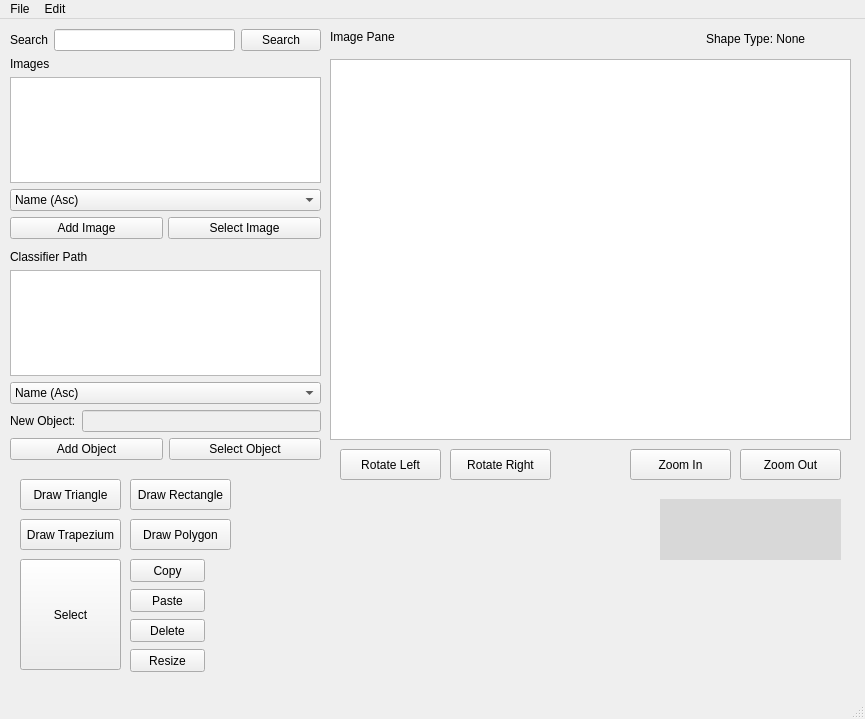
<?xml version="1.0" encoding="UTF-8"?>
<ui version="4.0">
 <class>MainWindow</class>
 <widget class="QMainWindow" name="MainWindow">
  <property name="geometry">
   <rect>
    <x>0</x>
    <y>0</y>
    <width>865</width>
    <height>719</height>
   </rect>
  </property>
  <property name="windowTitle">
   <string>MainWindow</string>
  </property>
  <widget class="QWidget" name="centralwidget">
   <widget class="matDisplay" name="graphicsView">
    <property name="geometry">
     <rect>
      <x>330</x>
      <y>40</y>
      <width>521</width>
      <height>381</height>
     </rect>
    </property>
   </widget>
   <widget class="QPushButton" name="ZoomInButton">
    <property name="geometry">
     <rect>
      <x>630</x>
      <y>430</y>
      <width>101</width>
      <height>31</height>
     </rect>
    </property>
    <property name="text">
     <string>Zoom In</string>
    </property>
   </widget>
   <widget class="QPushButton" name="ZoomOutButton">
    <property name="geometry">
     <rect>
      <x>740</x>
      <y>430</y>
      <width>101</width>
      <height>31</height>
     </rect>
    </property>
    <property name="text">
     <string>Zoom Out</string>
    </property>
   </widget>
   <widget class="QPushButton" name="DrawTriangleButton">
    <property name="geometry">
     <rect>
      <x>20</x>
      <y>460</y>
      <width>101</width>
      <height>31</height>
     </rect>
    </property>
    <property name="text">
     <string>Draw Triangle</string>
    </property>
    <property name="checkable">
     <bool>true</bool>
    </property>
   </widget>
   <widget class="QPushButton" name="DrawRectButton">
    <property name="geometry">
     <rect>
      <x>130</x>
      <y>460</y>
      <width>101</width>
      <height>31</height>
     </rect>
    </property>
    <property name="text">
     <string>Draw Rectangle</string>
    </property>
    <property name="checkable">
     <bool>true</bool>
    </property>
   </widget>
   <widget class="QPushButton" name="DrawTrapButton">
    <property name="geometry">
     <rect>
      <x>20</x>
      <y>500</y>
      <width>101</width>
      <height>31</height>
     </rect>
    </property>
    <property name="text">
     <string>Draw Trapezium</string>
    </property>
    <property name="checkable">
     <bool>true</bool>
    </property>
   </widget>
   <widget class="QPushButton" name="DrawPolyButton">
    <property name="geometry">
     <rect>
      <x>130</x>
      <y>500</y>
      <width>101</width>
      <height>31</height>
     </rect>
    </property>
    <property name="text">
     <string>Draw Polygon</string>
    </property>
    <property name="checkable">
     <bool>true</bool>
    </property>
   </widget>
   <widget class="QLabel" name="label_3">
    <property name="geometry">
     <rect>
      <x>330</x>
      <y>10</y>
      <width>111</width>
      <height>16</height>
     </rect>
    </property>
    <property name="text">
     <string>Image Pane</string>
    </property>
   </widget>
   <widget class="QPushButton" name="RotateLButton">
    <property name="geometry">
     <rect>
      <x>340</x>
      <y>430</y>
      <width>101</width>
      <height>31</height>
     </rect>
    </property>
    <property name="text">
     <string>Rotate Left</string>
    </property>
   </widget>
   <widget class="QPushButton" name="RotateRButton">
    <property name="geometry">
     <rect>
      <x>450</x>
      <y>430</y>
      <width>101</width>
      <height>31</height>
     </rect>
    </property>
    <property name="text">
     <string>Rotate Right</string>
    </property>
   </widget>
   <widget class="QWidget" name="verticalLayoutWidget">
    <property name="geometry">
     <rect>
      <x>10</x>
      <y>10</y>
      <width>311</width>
      <height>431</height>
     </rect>
    </property>
    <layout class="QVBoxLayout" name="verticalLayout">
     <item>
      <layout class="QHBoxLayout" name="newClassLayout_3">
       <item>
        <widget class="QLabel" name="newClass_3">
         <property name="enabled">
          <bool>true</bool>
         </property>
         <property name="text">
          <string>Search</string>
         </property>
        </widget>
       </item>
       <item>
        <widget class="QLineEdit" name="ImageSearchLine"/>
       </item>
       <item>
        <widget class="QPushButton" name="ImageSearchButton">
         <property name="text">
          <string>Search</string>
         </property>
        </widget>
       </item>
      </layout>
     </item>
     <item>
      <widget class="QLabel" name="ImagesLabel">
       <property name="text">
        <string>Images</string>
       </property>
      </widget>
     </item>
     <item>
      <widget class="QListWidget" name="ImagesWindow"/>
     </item>
     <item>
      <widget class="QComboBox" name="sortImageBy">
       <item>
        <property name="text">
         <string>Name (Asc)</string>
        </property>
       </item>
       <item>
        <property name="text">
         <string>Name (Desc)</string>
        </property>
       </item>
       <item>
        <property name="text">
         <string>Date (Asc)</string>
        </property>
       </item>
       <item>
        <property name="text">
         <string>Date (Desc)</string>
        </property>
       </item>
      </widget>
     </item>
     <item>
      <layout class="QHBoxLayout" name="horizontalLayout">
       <property name="spacing">
        <number>5</number>
       </property>
       <property name="bottomMargin">
        <number>5</number>
       </property>
       <item>
        <widget class="QPushButton" name="AddImageButton">
         <property name="text">
          <string>Add Image</string>
         </property>
        </widget>
       </item>
       <item>
        <widget class="QPushButton" name="selectImage">
         <property name="text">
          <string>Select Image</string>
         </property>
        </widget>
       </item>
      </layout>
     </item>
     <item>
      <widget class="QLabel" name="ClassLabel">
       <property name="text">
        <string>Classifier Path</string>
       </property>
      </widget>
     </item>
     <item>
      <widget class="QListWidget" name="ClassWindow"/>
     </item>
     <item>
      <widget class="QComboBox" name="sortClassBy">
       <item>
        <property name="text">
         <string>Name (Asc)</string>
        </property>
       </item>
       <item>
        <property name="text">
         <string>Name (Desc)</string>
        </property>
       </item>
      </widget>
     </item>
     <item>
      <layout class="QHBoxLayout" name="newClassLayout">
       <item>
        <widget class="QLabel" name="newClass">
         <property name="enabled">
          <bool>true</bool>
         </property>
         <property name="text">
          <string>New Object:</string>
         </property>
        </widget>
       </item>
       <item>
        <widget class="QLineEdit" name="newClassLineEdit">
         <property name="enabled">
          <bool>false</bool>
         </property>
        </widget>
       </item>
      </layout>
     </item>
     <item>
      <layout class="QHBoxLayout" name="horizontalLayout_2">
       <item>
        <widget class="QPushButton" name="addClassButton">
         <property name="text">
          <string>Add Object</string>
         </property>
        </widget>
       </item>
       <item>
        <widget class="QPushButton" name="selectClassButton">
         <property name="text">
          <string>Select Object</string>
         </property>
        </widget>
       </item>
      </layout>
     </item>
    </layout>
   </widget>
   <widget class="QLabel" name="mouse_position_label">
    <property name="geometry">
     <rect>
      <x>660</x>
      <y>480</y>
      <width>181</width>
      <height>61</height>
     </rect>
    </property>
    <property name="styleSheet">
     <string notr="true">background-color: rgb(216, 216, 216);</string>
    </property>
    <property name="text">
     <string/>
    </property>
   </widget>
   <widget class="QPushButton" name="pasteShape">
    <property name="geometry">
     <rect>
      <x>130</x>
      <y>570</y>
      <width>75</width>
      <height>23</height>
     </rect>
    </property>
    <property name="text">
     <string>Paste</string>
    </property>
   </widget>
   <widget class="QPushButton" name="copyShape">
    <property name="geometry">
     <rect>
      <x>130</x>
      <y>540</y>
      <width>75</width>
      <height>23</height>
     </rect>
    </property>
    <property name="text">
     <string>Copy</string>
    </property>
   </widget>
   <widget class="QPushButton" name="deleteShape">
    <property name="geometry">
     <rect>
      <x>130</x>
      <y>600</y>
      <width>75</width>
      <height>23</height>
     </rect>
    </property>
    <property name="text">
     <string>Delete</string>
    </property>
   </widget>
   <widget class="QPushButton" name="resizeShape">
    <property name="geometry">
     <rect>
      <x>130</x>
      <y>630</y>
      <width>75</width>
      <height>23</height>
     </rect>
    </property>
    <property name="text">
     <string>Resize</string>
    </property>
   </widget>
   <widget class="QLabel" name="shapeTypeLabel">
    <property name="geometry">
     <rect>
      <x>706</x>
      <y>10</y>
      <width>141</width>
      <height>20</height>
     </rect>
    </property>
    <property name="text">
     <string>Shape Type: None</string>
    </property>
   </widget>
   <widget class="QPushButton" name="selectButton">
    <property name="geometry">
     <rect>
      <x>20</x>
      <y>540</y>
      <width>101</width>
      <height>111</height>
     </rect>
    </property>
    <property name="text">
     <string>Select</string>
    </property>
   </widget>
  </widget>
  <widget class="QMenuBar" name="menubar">
   <property name="geometry">
    <rect>
     <x>0</x>
     <y>0</y>
     <width>865</width>
     <height>21</height>
    </rect>
   </property>
   <widget class="QMenu" name="menuFile">
    <property name="title">
     <string>File</string>
    </property>
    <addaction name="actionOpen"/>
    <addaction name="actionSave"/>
    <addaction name="actionQuit"/>
   </widget>
   <widget class="QMenu" name="menuEdit">
    <property name="title">
     <string>Edit</string>
    </property>
    <addaction name="actionCopy"/>
    <addaction name="actionPaste"/>
   </widget>
   <addaction name="menuFile"/>
   <addaction name="menuEdit"/>
  </widget>
  <widget class="QStatusBar" name="statusbar"/>
  <action name="actionOpen">
   <property name="text">
    <string>Open</string>
   </property>
  </action>
  <action name="actionSave">
   <property name="text">
    <string>Save</string>
   </property>
  </action>
  <action name="actionCopy">
   <property name="text">
    <string>Copy</string>
   </property>
  </action>
  <action name="actionQuit">
   <property name="text">
    <string>Quit</string>
   </property>
  </action>
  <action name="actionPaste">
   <property name="text">
    <string>Paste</string>
   </property>
  </action>
 </widget>
 <customwidgets>
  <customwidget>
   <class>matDisplay</class>
   <extends>QGraphicsView</extends>
   <header location="global">matdisplay.h</header>
  </customwidget>
 </customwidgets>
 <resources/>
 <connections/>
</ui>
